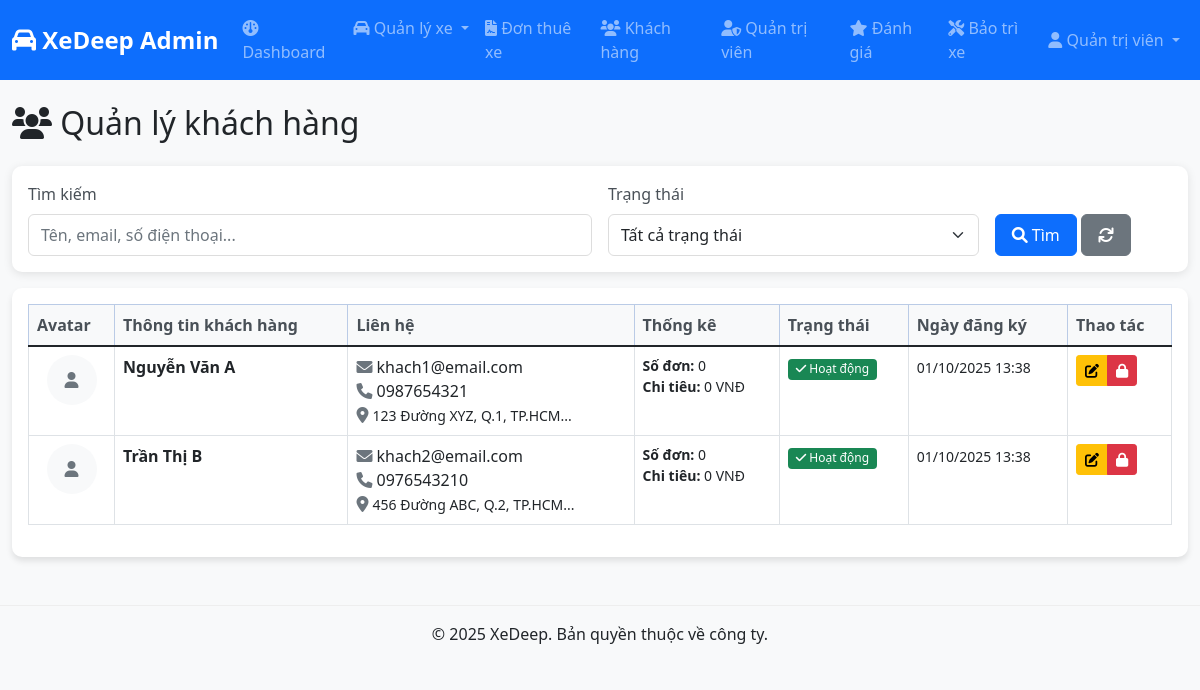
The app's page /admin/khach_hang/index.php (signed in) with its own data.
### tables this page shows
CREATE TABLE khach_hang (
    id INT PRIMARY KEY AUTO_INCREMENT,
    ho_ten VARCHAR(100) NOT NULL COMMENT 'Họ và tên',
    email VARCHAR(100) UNIQUE NOT NULL COMMENT 'Email đăng nhập',
    mat_khau VARCHAR(255) NOT NULL COMMENT 'Mật khẩu đã mã hóa',
    so_dien_thoai VARCHAR(15) COMMENT 'Số điện thoại',
    dia_chi TEXT COMMENT 'Địa chỉ',
    so_cccd VARCHAR(20) COMMENT 'Số căn cước công dân',
    ngay_sinh DATE COMMENT 'Ngày sinh',
    gioi_tinh ENUM('nam', 'nu', 'khac') COMMENT 'Giới tính',
    bang_lai VARCHAR(20) COMMENT 'Số bằng lái xe',
    avatar VARCHAR(255) COMMENT 'Ảnh đại diện',
    trang_thai TINYINT DEFAULT 1 COMMENT '1: Hoạt động, 0: Bị khóa',
    ngay_dang_ky TIMESTAMP DEFAULT CURRENT_TIMESTAMP,
    ngay_cap_nhat TIMESTAMP DEFAULT CURRENT_TIMESTAMP ON UPDATE CURRENT_TIMESTAMP
);

### include/common.php (called while the page is built, shortened)
<?php
include("config.php");
function get_sql_prepared(array $data = null)
{
	if (empty($data)) return "";
	$len = count($data);
	if ($len > 0) {
		return str_pad("", $len, "s");
	}
	return "";
}
function get_mysqli()
{
	global $database;
	$conn = new mysqli($database["host"], $database["username"], $database["password"], $database["db"]);
	mysqli_set_charset($conn, 'UTF8');
	return $conn;
}
function execute_query(&$conn, $sql, $data)
{
	$conn = get_mysqli();
	$type = get_sql_prepared($data);
	$query = $conn->prepare($sql);
	if (!empty($data)) {
		foreach ($data as $i => $x) {
			$data[$i] = $x;
		}
		$query->bind_param($type, ...$data);
	}
	$query->execute();
	return $query;
}
function db_select(string $sql, array $data = null): array
{
	try {
		$query = execute_query($conn, $sql, $data);
		$result = $query->get_result();
		$arr_result = [];
		if ($result->num_rows > 0) {
			while ($record = $result->fetch_assoc()) {
				array_push($arr_result, $record);
			}
		}
		return $arr_result;
	} catch (Exception $ex) {
		dd($ex->getMessage(), "Query: $sql", $ex->getTraceAsString(), $data);
	}
}

### admin/admin_common.php (called while the page is built, shortened)
<?php
include(__DIR__ . "/../include/common.php");
function format_money($amount) {
    return number_format($amount, 0, ',', '.') . ' VNĐ';
}
function format_datetime($datetime) {
    return date('d/m/Y H:i', strtotime($datetime));
}
?>

### admin/khach_hang/index.php (the view, shortened to what this page needs)
<?php
include("../admin_common.php");
$search = trim($_GET['search'] ?? '');
$where_conditions = [];
$params = [];
$where_clause = !empty($where_conditions) ? "WHERE " . implode(" AND ", $where_conditions) : "";
$sql = "
    SELECT kh.*,
           COUNT(dt.id) as so_don_thue,
           COALESCE(SUM(CASE WHEN dt.trang_thai = 'da_tra_xe' THEN dt.tong_tien ELSE 0 END), 0) as tong_chi_tieu
    FROM khach_hang kh
    LEFT JOIN don_thue_xe dt ON kh.id = dt.khach_hang_id
    $where_clause
    GROUP BY kh.id
    ORDER BY kh.ngay_dang_ky DESC
";
try {
    $khach_hang_list = db_select($sql, $params);
} catch (Exception $e) {
    $sql_simple = "SELECT * FROM khach_hang kh $where_clause ORDER BY kh.ngay_dang_ky DESC";
    $khach_hang_list = db_select($sql_simple, $params);
    foreach ($khach_hang_list as &$kh) {
        $kh['so_don_thue'] = 0;
        $kh['tong_chi_tieu'] = 0;
    }
}
include("../header.php");
?>
<div class="row">
    <div class="col-12">
        <div class="d-flex justify-content-between align-items-center mb-3">
            <h2><i class="fas fa-users"></i> Quản lý khách hàng</h2>
        </div>
    </div>
</div>
<div class="row mb-3">
    <div class="col-12">
        <div class="card">
            <div class="card-body">
                <form method="GET" class="row g-3">
                    <div class="col-md-6">
                        <label class="form-label">Tìm kiếm</label>
                        <input type="text" class="form-control" name="search"
                               value="<?= htmlentities($search) ?>"
                               placeholder="Tên, email, số điện thoại...">
                    </div>
                    <div class="col-md-4">
                        <label class="form-label">Trạng thái</label>
                        <select class="form-select" name="trang_thai">
                            <option value="">Tất cả trạng thái</option>
                        </select>
                    </div>
                    <div class="col-md-2">
                        <label class="form-label">&nbsp;</label>
                        <div>
                            <button type="submit" class="btn btn-primary">
                                <i class="fas fa-search"></i> Tìm
                            </button>
                            <a href="index.php" class="btn btn-secondary">
                                <i class="fas fa-refresh"></i>
                            </a>
                        </div>
                    </div>
                </form>
            </div>
        </div>
    </div>
</div>
<div class="row">
    <div class="col-12">
        <div class="card shadow">
            <div class="card-body">
                <div class="table-responsive">
                    <table class="table table-bordered table-hover">
                        <thead class="table-primary">
                            <tr>
                                <th>Avatar</th>
                                <th>Thông tin khách hàng</th>
                                <th>Liên hệ</th>
                                <th>Thống kê</th>
                                <th>Trạng thái</th>
                                <th>Ngày đăng ký</th>
                                <th>Thao tác</th>
                            </tr>
                        </thead>
                        <tbody>
                            <?php if (empty($khach_hang_list)): ?>
                                <tr>
                                    <td colspan="7" class="text-center">Không tìm thấy khách hàng nào</td>
                                </tr>
                            <?php else: ?>
                                <?php foreach ($khach_hang_list as $kh): ?>
                                    <tr>
                                        <td class="text-center">
                                            <?php if (!empty($kh['avatar'])): ?>
                                                <img src="<?= upload($kh['avatar']) ?>"
                                                     class="img-thumbnail" style="width: 50px; height: 50px; object-fit: cover;">
                                            <?php else: ?>
                                                <div class="bg-light text-center d-inline-flex align-items-center justify-content-center"
                                                     style="width: 50px; height: 50px; border-radius: 50%;">
                                                    <i class="fas fa-user text-muted"></i>
                                                </div>
                                            <?php endif; ?>
                                        </td>
                                        <td>
                                            <strong><?= htmlentities($kh['ho_ten']) ?></strong>
                                        </td>
                                        <td>
                                            <div><i class="fas fa-envelope text-muted"></i> <?= htmlentities($kh['email']) ?></div>
                                            <?php if (!empty($kh['so_dien_thoai'])): ?>
                                                <div><i class="fas fa-phone text-muted"></i> <?= htmlentities($kh['so_dien_thoai']) ?></div>
                                            <?php endif; ?>
                                            <?php if (!empty($kh['dia_chi'])): ?>
                                                <div><i class="fas fa-map-marker-alt text-muted"></i>
                                                     <small><?= htmlentities(substr($kh['dia_chi'], 0, 30)) ?>...</small></div>
                                            <?php endif; ?>
                                        </td>
                                        <td>
                                            <small>
                                                <div><strong>Số đơn:</strong> <?= number_format($kh['so_don_thue']) ?></div>
                                                <div><strong>Chi tiêu:</strong> <?= format_money($kh['tong_chi_tieu'] ?? 0) ?></div>
                                            </small>
                                        </td>
                                        <td>
                                            <?php if ($kh['trang_thai'] == 1): ?>
                                                <span class="badge bg-success"><i class="fas fa-check"></i> Hoạt động</span>
                                            <?php else: ?>
                                                <span class="badge bg-danger"><i class="fas fa-lock"></i> Bị khóa</span>
                                            <?php endif; ?>
                                        </td>
                                        <td>
                                            <small><?= format_datetime($kh['ngay_dang_ky']) ?></small>
                                        </td>
                                        <td>
                                            <div class="btn-group btn-group-sm">
                                                <a href="edit.php?id=<?= $kh['id'] ?>" class="btn btn-warning" title="Chỉnh sửa">
                                                    <i class="fas fa-edit"></i>
                                                </a>
                                                <?php if ($kh['trang_thai'] == 1): ?>
                                                    <a href="toggle_status.php?id=<?= $kh['id'] ?>&status=0"
                                                       class="btn btn-danger" title="Khóa tài khoản"
                                                       onclick="return confirm('Bạn có chắc chắn muốn khóa tài khoản này?')">
                                                        <i class="fas fa-lock"></i>
                                                    </a>
                                                <?php endif; ?>
                                            </div>
                                        </td>
                                    </tr>
                                <?php endforeach; ?>
                            <?php endif; ?>
                        </tbody>
                    </table>
                </div>
            </div>
        </div>
    </div>
</div>
<?php include("../footer.php"); ?>

### asset/css/admin.css (style rules this page uses)
body { font-family: 'Segoe UI', Tahoma, Geneva, Verdana, sans-serif; background-color: #f8f9fa; }
.card { border: none; border-radius: 10px; box-shadow: 0 2px 10px rgba(0, 0, 0, 0.1); }
.table th { border-top: none; font-weight: 600; color: #495057; background-color: #f8f9fa; }
.btn { border-radius: 6px; font-weight: 500; padding: 0.5rem 1rem; }
.form-control, .form-select { border-radius: 6px; border: 1px solid #ddd; padding: 0.5rem 0.75rem; }
.form-label { font-weight: 500; color: #495057; margin-bottom: 0.5rem; }
.badge { font-size: 0.75rem; font-weight: 500; padding: 0.35em 0.65em; }
.shadow { box-shadow: 0 4px 6px rgba(0, 0, 0, 0.1) !important; }

### records on screen
khach_hang: ho_ten "Nguyễn Văn A", email "khach1@email.com", so_dien_thoai "0987654321", dia_chi "123 Đường XYZ, Q.1, TP.HCM", so_don_thue "0", tong_chi_tieu "0 VNĐ", trang_thai 1 (drawn), ngay_dang_ky "01/10/2025 13:38"
khach_hang: ho_ten "Trần Thị B", email "khach2@email.com", so_dien_thoai "0976543210", dia_chi "456 Đường ABC, Q.2, TP.HCM", so_don_thue "0", tong_chi_tieu "0 VNĐ", trang_thai 1 (drawn), ngay_dang_ky "01/10/2025 13:38"

### other values on screen
$_SESSION['admin_name'] "Quản trị viên"
